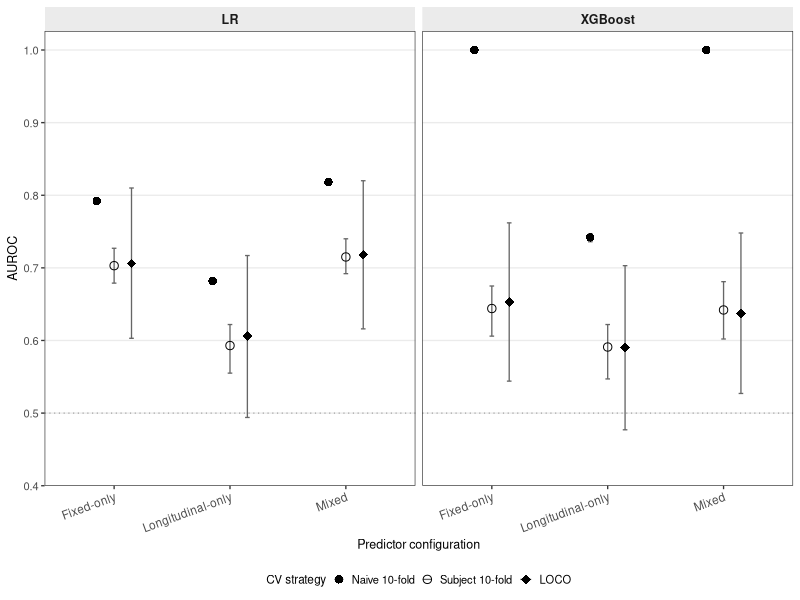
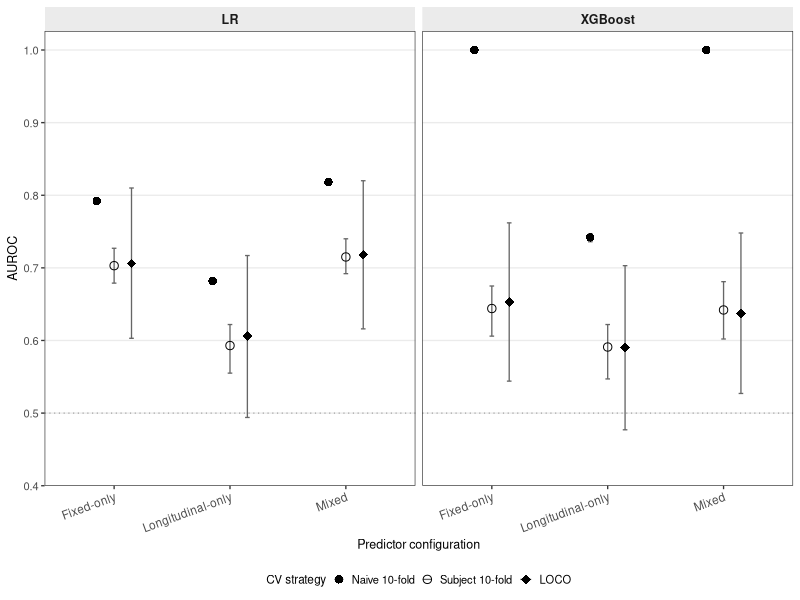
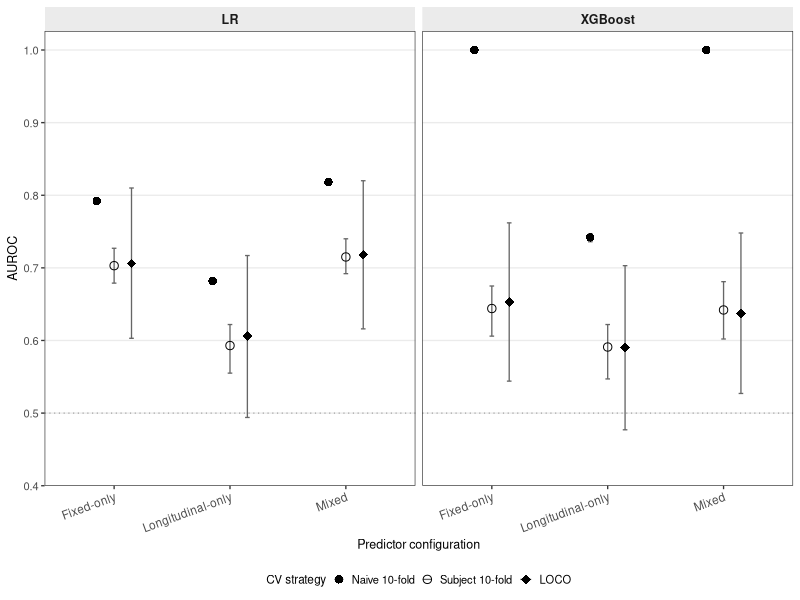

Write R code to recreate these figures, in order.
###############################################################################
# figure4_rop_empirical.R
#
# Figure 4. Empirical illustration: AUROC by predictor configuration,
# CV strategy, and learner (primary outcome, any ROP).
#
# Design: two side-by-side panels (LR | XGBoost). Within each panel,
# three predictor configurations on the x-axis; three point shapes for
# naive 10-fold, subject-level 10-fold, and LOCO CV. LOCO shown with
# DeLong 95% CI error bars; 50-replicate 95% prediction intervals shown
# for naive and subject-level CV. Shared y-axis (0.4 to 1.0).
#
# All values hard-coded from verified analysis output:
#   rop_decomposition_xgb_2026-07-02.txt  (Tier 1, Ridge + XGBoost)
# Source file location:
#   rop_decomposition_xgb_2026-07-02.txt should be in the same directory
#   as this script, or update OUT_DIR below to point to your results folder.
#
# Do not re-derive values from memory. If any number is in doubt,
# re-pull from the source .txt file above.
#
# Author: Joseph L. Hagan, ScD, MSPH
# Section of Neonatology, Baylor College of Medicine
###############################################################################

library(ggplot2)
library(dplyr)
library(tibble)

# =============================================================================
# 1. DATA  (primary outcome, any ROP, Tier 1 full predictor set)
# =============================================================================
# Columns:
#   learner   : "LR" or "XGBoost"
#   config    : predictor configuration (factor, ordered left to right)
#   strategy  : CV strategy (factor, controls shape)
#   auroc     : point estimate
#   lo        : lower bound (2.5th percentile of 50 reps for naive/subject;
#               DeLong 95% CI lower for LOCO)
#   hi        : upper bound (97.5th percentile / DeLong 95% CI upper for LOCO)

fig4_data <- tribble(
  ~learner,  ~config,             ~strategy,    ~auroc,  ~lo,    ~hi,

  # ---- LR (penalized logistic regression) ----
  # Fixed-only
  "LR", "Fixed-only",       "Naive 10-fold",   0.792,  0.792,  0.793,
  "LR", "Fixed-only",       "Subject 10-fold", 0.703,  0.679,  0.727,
  "LR", "Fixed-only",       "LOCO",            0.706,  0.603,  0.810,
  # Longitudinal-only
  "LR", "Longitudinal-only","Naive 10-fold",   0.682,  0.679,  0.684,
  "LR", "Longitudinal-only","Subject 10-fold", 0.593,  0.555,  0.622,
  "LR", "Longitudinal-only","LOCO",            0.606,  0.494,  0.717,
  # Mixed
  "LR", "Mixed",            "Naive 10-fold",   0.818,  0.817,  0.819,
  "LR", "Mixed",            "Subject 10-fold", 0.715,  0.692,  0.740,
  "LR", "Mixed",            "LOCO",            0.718,  0.616,  0.820,

  # ---- XGBoost ----
  # Fixed-only
  "XGBoost", "Fixed-only",       "Naive 10-fold",   1.000,  1.000,  1.000,
  "XGBoost", "Fixed-only",       "Subject 10-fold", 0.644,  0.606,  0.675,
  "XGBoost", "Fixed-only",       "LOCO",            0.653,  0.544,  0.762,
  # Longitudinal-only
  "XGBoost", "Longitudinal-only","Naive 10-fold",   0.742,  0.736,  0.747,
  "XGBoost", "Longitudinal-only","Subject 10-fold", 0.591,  0.547,  0.622,
  "XGBoost", "Longitudinal-only","LOCO",            0.590,  0.477,  0.703,
  # Mixed
  "XGBoost", "Mixed",            "Naive 10-fold",   1.000,  1.000,  1.000,
  "XGBoost", "Mixed",            "Subject 10-fold", 0.642,  0.602,  0.681,
  "XGBoost", "Mixed",            "LOCO",            0.637,  0.527,  0.748
)

# Factor ordering
fig4_data <- fig4_data %>%
  mutate(
    learner  = factor(learner,   levels = c("LR", "XGBoost")),
    config   = factor(config,    levels = c("Fixed-only",
                                            "Longitudinal-only",
                                            "Mixed")),
    strategy = factor(strategy,  levels = c("Naive 10-fold",
                                            "Subject 10-fold",
                                            "LOCO"))
  )

# =============================================================================
# 2. AESTHETICS
# =============================================================================
# Shapes: filled circle (naive), open circle (subject), filled diamond (LOCO)
shape_vals  <- c("Naive 10-fold" = 16, "Subject 10-fold" = 1, "LOCO" = 18)
size_vals   <- c("Naive 10-fold" = 2.5, "Subject 10-fold" = 2.5, "LOCO" = 3.0)

# Horizontal dodge so the three strategy points don't overlap within config
dodge_w <- 0.45

# Panel labels
learner_labels <- c("LR" = "LR", "XGBoost" = "XGBoost")

# =============================================================================
# 3. PLOT
# =============================================================================
fig4 <- ggplot(fig4_data,
               aes(x      = config,
                   y      = auroc,
                   shape  = strategy,
                   size   = strategy,
                   group  = strategy)) +
  # Error bars first (drawn behind points)
  geom_errorbar(
    aes(ymin = lo, ymax = hi),
    position = position_dodge(width = dodge_w),
    width    = 0.12,
    linewidth = 0.45,
    color    = "grey40"
  ) +
  # Points on top
  geom_point(
    position = position_dodge(width = dodge_w),
    color    = "black",
    fill     = "black"
  ) +
  # Horizontal reference line at AUROC = 0.5 (chance)
  geom_hline(yintercept = 0.5, linetype = "dotted", color = "grey60",
             linewidth  = 0.4) +
  # Panel per learner
  facet_wrap(~ learner, nrow = 1, labeller = labeller(learner = learner_labels)) +
  # Scales
  scale_shape_manual(values = shape_vals,  name = "CV strategy") +
  scale_size_manual( values = size_vals,   name = "CV strategy") +
  scale_y_continuous(
    limits = c(0.40, 1.02),
    breaks = seq(0.4, 1.0, by = 0.1),
    expand = expansion(mult = c(0, 0.01))
  ) +
  # Axis labels (no figure title per Joe's convention)
  labs(
    x = "Predictor configuration",
    y = "AUROC"
  ) +
  # Theme: clean, minimal grid, consistent with Figures 2 and 3
  theme_bw(base_size = 10) +
  theme(
    panel.grid.minor    = element_blank(),
    panel.grid.major.x  = element_blank(),
    strip.background    = element_rect(fill = "grey92", color = NA),
    strip.text          = element_text(face = "bold", size = 9),
    axis.text.x         = element_text(angle = 20, hjust = 1, size = 8.5),
    axis.title          = element_text(size = 9),
    legend.position     = "bottom",
    legend.title        = element_text(size = 8.5),
    legend.text         = element_text(size = 8),
    legend.key.size     = unit(0.5, "lines")
  )

print(fig4)

# =============================================================================
# 4. EXPORT
# =============================================================================
# Set OUT_DIR to the folder where you want the figure saved.
# "." saves to the current working directory (getwd()).
# Change to an absolute path if preferred, e.g. "C:/my/path/to/results".
OUT_DIR <- "."

ggsave(
  file.path(OUT_DIR, "Hagan_Figure4.tiff"),
  plot        = fig4,
  width       = 17.4,   # cm; fits a two-panel figure at Wiley full-width
  height      = 10.0,   # cm
  units       = "cm",
  dpi         = 300,
  compression = "lzw"
)

ggsave(
  file.path(OUT_DIR, "Hagan_Figure4.eps"),
  plot   = fig4,
  width  = 17.4,
  height = 10.0,
  units  = "cm",
  device = cairo_ps
)

cat("Figure 4 saved to:", OUT_DIR, "\n")
